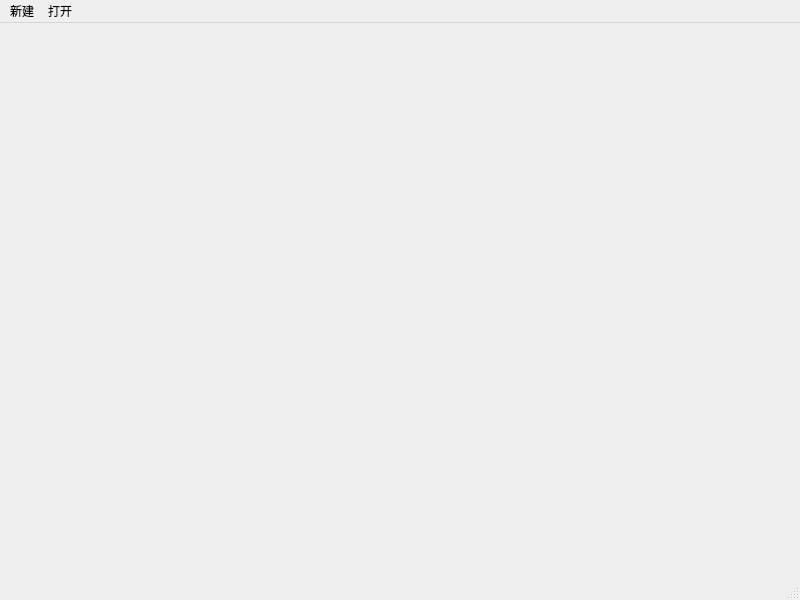
<?xml version="1.0" encoding="UTF-8"?>
<ui version="4.0">
 <class>MainWindow</class>
 <widget class="QMainWindow" name="MainWindow">
  <property name="geometry">
   <rect>
    <x>0</x>
    <y>0</y>
    <width>800</width>
    <height>600</height>
   </rect>
  </property>
  <property name="windowTitle">
   <string>MainWindow</string>
  </property>
  <widget class="QWidget" name="centralwidget"/>
  <widget class="QMenuBar" name="menubar">
   <property name="geometry">
    <rect>
     <x>0</x>
     <y>0</y>
     <width>800</width>
     <height>26</height>
    </rect>
   </property>
   <widget class="QMenu" name="menunew">
    <property name="title">
     <string>新建</string>
    </property>
    <addaction name="actionnew"/>
   </widget>
   <widget class="QMenu" name="menuopen">
    <property name="title">
     <string>打开</string>
    </property>
   </widget>
   <addaction name="menunew"/>
   <addaction name="menuopen"/>
  </widget>
  <widget class="QStatusBar" name="statusbar"/>
  <action name="actionnew">
   <property name="text">
    <string>新建</string>
   </property>
  </action>
 </widget>
 <resources/>
 <connections/>
</ui>
